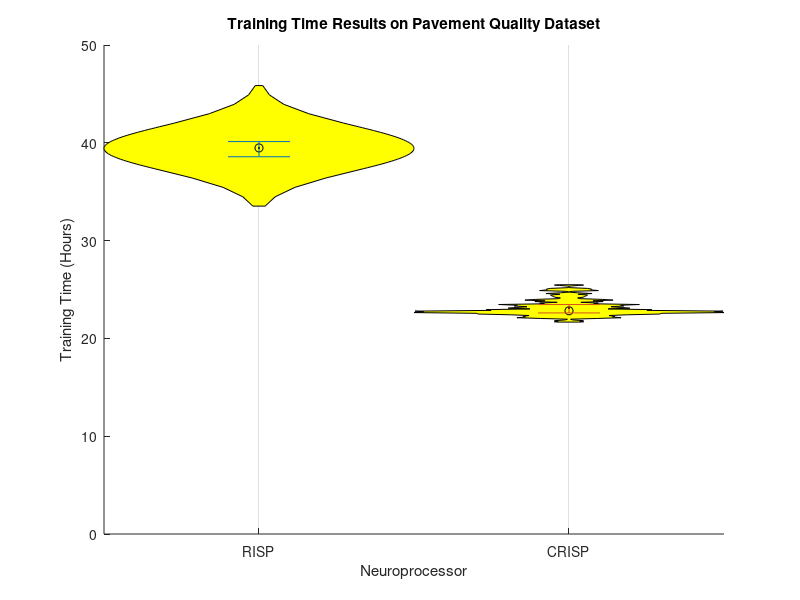

MATLAB code to generate this figure:
pkg load statistics

risp = csvread('./risp.csv')/60/60
crisp = csvread('./crisp.csv')/60/60

h = violin([risp,crisp], "smoothfactor", 50)
xlabel("Neuroprocessor")
ylabel("Training Time (Hours)")
set(gca, "xtick", 1:2, "xticklabel", {"RISP"; "CRISP"})
title("Training Time Results on Pavement Quality Dataset")
axis([-Inf, Inf, 0, 50])
set(gca, "xgrid", "on")


